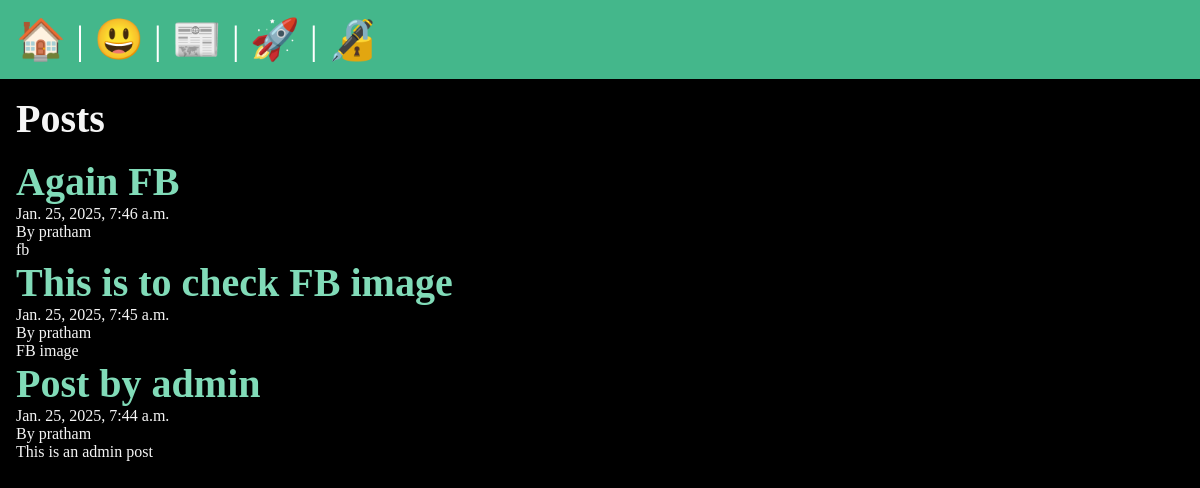
/posts/, run on the app's committed database.
### posts/models.py (models this page shows, shortened)
class Post(models.Model):
    title = models.CharField(max_length=75)
    body = models.TextField()
    slug = models.SlugField()
    date = models.DateTimeField(auto_now_add=True)
    banner = models.ImageField(default="monkey.jpeg", blank = True)
    author = models.ForeignKey(User, on_delete=models.CASCADE, default=None)

### posts/views.py (the view)
# urls.py: path('', views.post_list, name = "list"),
def post_list(request):
    posts = Post.objects.all().order_by('-date')
    return render(request, 'posts/posts_list.html', {'posts': posts})

### posts/templates/posts/posts_list.html (shortened to what this page needs)
{% extends 'layout.html' %}
{% block content %}
<section>
    <h1>Posts</h1>
    <ul>
        {% for post in posts %}
            <article>
                <h1>
                    <a href = "{% url 'posts:page' slug=post.slug %}">{{post.title}} </a>
                </h1>
                <p>{{post.date}} </p>
                <p>By {{post.author}} </p>
                <p>{{post.body}}</p>
            </article>
        {% endfor %}
    </ul>
{% endblock %}

### templates/layout.html (shortened to what this page needs)
<!DOCTYPE html>
{% load static %}
<html lang="en">
  <head>
    <link rel="stylesheet" href="{% static 'css/style.css' %}" />
  </head>
  <body>
    <nav>
        <a href="/">
          <span role = "img" aria-label="Home" title="Home">🏠</span></a> |
        <a href="/about">
          <span role ="img" aria-label = "About" title="About">😃</span></a> |
        <a href="{% url 'posts:list' %}"><span role = "img" aria-label = "Posts" title="Go to posts">📰</span></a> |
        {% if user.is_authenticated %}
        <a href="{% url 'posts:new-post' %}"><span role = "img" aria-label = "New Post" title="New Post">🆕</span></a> |
        <form class="logout" action="{% url 'users:logout' %}" method="post">
          {% csrf_token %}
          <button class="logout-button"><span role = "img" aria-label = "User Logout" title="Click to Logout">🏎️</span></button>
        </form>
        {% else %}
          <a href="{% url 'users:register' %}"><span role = "img" aria-label = "Register" title="Click to Register">🚀</span></a> |
          <a href="{% url 'users:login' %}"><span role = "img" aria-label = "User Login" title="Click to Login">🔏</span></a>
        {%endif%}
    </nav>
    <main>{% block content %}{% endblock %}</main>
  </body>
</html>

### data on the page
Post: title "Again FB", date "Jan. 25, 2025, 7:46 a.m.", author "pratham", body "fb"
Post: title "This is to check FB image", date "Jan. 25, 2025, 7:45 a.m.", author "pratham", body "FB image"
Post: title "Post by admin", date "Jan. 25, 2025, 7:44 a.m.", author "pratham", body "This is an admin post"
